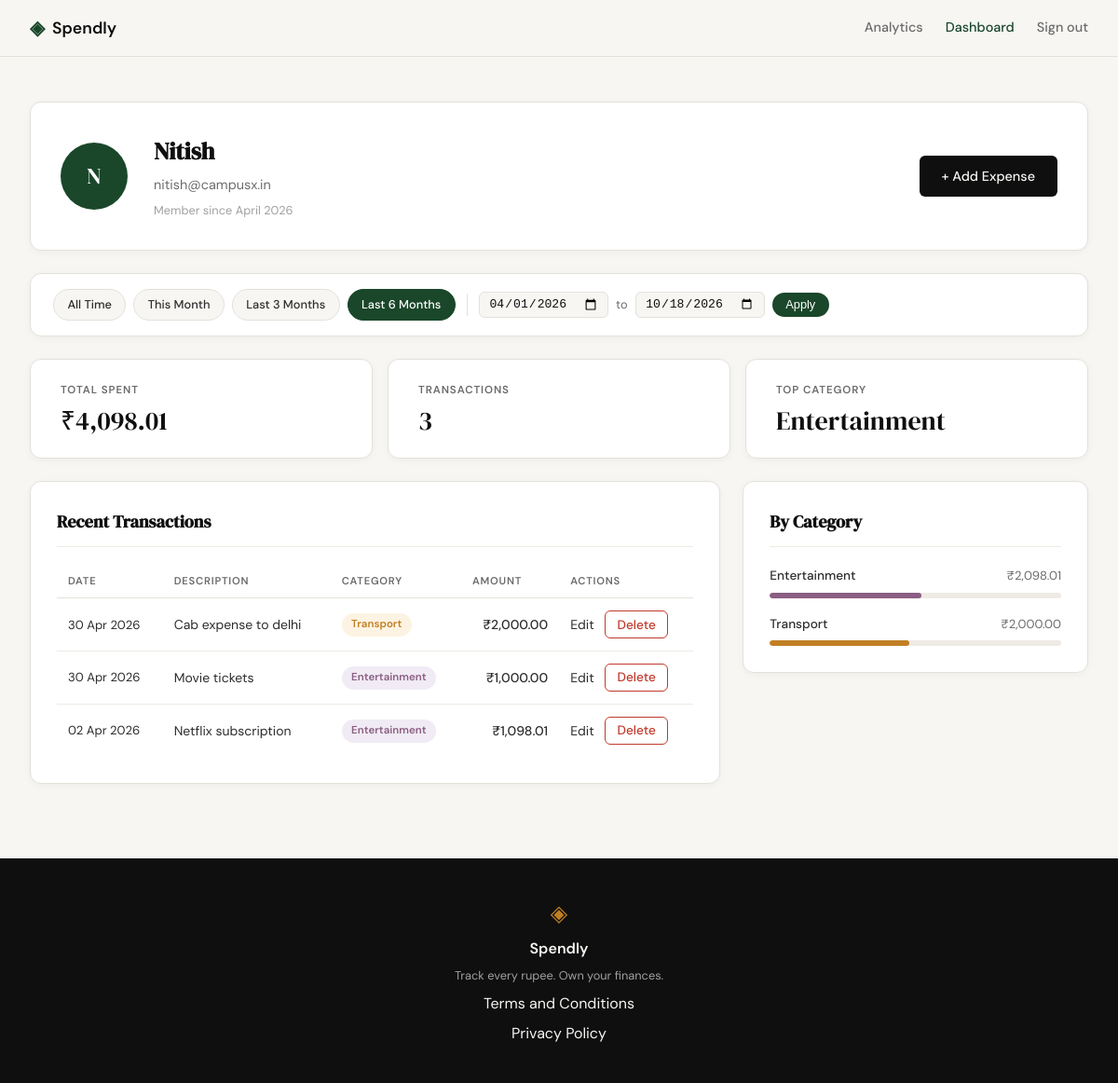
Page /profile?date_from=2026-04-01&date_to=2026-10-18 (signed in) on the committed database.
### tables this page shows
CREATE TABLE users (
            id            INTEGER PRIMARY KEY AUTOINCREMENT,
            name          TEXT    NOT NULL,
            email         TEXT    UNIQUE NOT NULL,
            password_hash TEXT    NOT NULL,
            created_at    TEXT    DEFAULT (datetime('now'))
        );

CREATE TABLE expenses (
            id          INTEGER PRIMARY KEY AUTOINCREMENT,
            user_id     INTEGER NOT NULL REFERENCES users(id),
            amount      REAL    NOT NULL,
            category    TEXT    NOT NULL,
            date        TEXT    NOT NULL,
            description TEXT,
            created_at  TEXT    DEFAULT (datetime('now'))
        );

### app.py (the view)
@app.route("/profile")
def profile():
    if not session.get("user_id"):
        return redirect(url_for("login"))
    uid = session["user_id"]
    today = date.today()
    date_from = _parse_date(request.args.get("date_from"))
    date_to = _parse_date(request.args.get("date_to"))
    if date_from and date_to and date_from > date_to:
        flash("Start date must be before end date.", "error")
        date_from = date_to = None
    today_str = today.isoformat()
    this_month_from = today.replace(day=1).isoformat()
    this_month_to = today.replace(
        day=calendar.monthrange(today.year, today.month)[1]
    ).isoformat()
    presets = {
        "this_month": {"date_from": this_month_from, "date_to": this_month_to},
        "last_3": {"date_from": _months_ago(today, 3), "date_to": today_str},
        "last_6": {"date_from": _months_ago(today, 6), "date_to": today_str},
    }
    return render_template(
        "profile.html",
        user=get_user_by_id(uid),
        stats=get_summary_stats(uid, date_from, date_to),
        expenses=get_recent_transactions(uid, date_from=date_from, date_to=date_to),
        categories=get_category_breakdown(uid, date_from, date_to),
        date_from=date_from,
        date_to=date_to,
        presets=presets,
    )

### app.py (called while the page is built)
def _parse_date(val):
    try:
        datetime.strptime(val, "%Y-%m-%d")
        return val
    except (ValueError, TypeError):
        return None

def _months_ago(today, n):
    m, y = today.month - n, today.year
    while m <= 0:
        m += 12
        y -= 1
    return date(y, m, 1).isoformat()

### database/db.py (called while the page is built)
def get_db():
    conn = sqlite3.connect(DB_PATH)
    conn.row_factory = sqlite3.Row
    conn.execute("PRAGMA foreign_keys = ON")
    return conn

### database/queries.py (called while the page is built)
def _build_date_filter(date_from, date_to):
    if date_from and date_to:
        return "AND date BETWEEN ? AND ?", [date_from, date_to]
    return "", []

def get_user_by_id(user_id):
    conn = get_db()
    row = conn.execute(
        "SELECT id, name, email, created_at FROM users WHERE id = ?",
        (user_id,),
    ).fetchone()
    conn.close()
    if row is None:
        return None
    name = row["name"]
    initials = "".join(w[0].upper() for w in name.split() if w)
    member_since = datetime.strptime(row["created_at"], "%Y-%m-%d %H:%M:%S").strftime(
        "%B %Y"
    )
    return {
        "name": name,
        "email": row["email"],
        "initials": initials,
        "member_since": member_since,
    }

def get_recent_transactions(user_id, limit=10, date_from=None, date_to=None):
    date_clause, date_params = _build_date_filter(date_from, date_to)
    params = [user_id] + date_params + [limit]
    conn = get_db()
    rows = conn.execute(
        "SELECT id, date, description, category, amount "
        "FROM expenses "
        "WHERE user_id = ? " + date_clause + " ORDER BY date DESC, id DESC "
        "LIMIT ?",
        params,
    ).fetchall()
    conn.close()
    return [
        {
            "id": row["id"],
            "date": datetime.strptime(row["date"], "%Y-%m-%d").strftime("%d %b %Y"),
            "description": row["description"],
            "category": row["category"],
            "amount": "{:,.2f}".format(row["amount"]),
        }
        for row in rows
    ]

### templates/profile.html (shortened to what this page needs)
{% extends "base.html" %}
{% block head %}
<link rel="stylesheet" href="{{ url_for('static', filename='css/profile.css') }}">
{% endblock %}
{% block content %}
<div class="profile-page">
    <div class="profile-inner">
        <div class="profile-header-card">
            <div class="profile-avatar">{{ user.initials }}</div>
            <div class="profile-info">
                <h1 class="profile-name">{{ user.name }}</h1>
                <p class="profile-email">{{ user.email }}</p>
                <p class="profile-since">Member since {{ user.member_since }}</p>
            </div>
            <a href="{{ url_for('add_expense') }}" class="btn-primary profile-add-btn">+ Add Expense</a>
        </div>
        <div class="filter-bar">
            <div class="filter-presets">
                <a href="{{ url_for('profile') }}"
                   class="filter-preset-btn{% if not date_from and not date_to %} filter-preset-btn--active{% endif %}">
                    All Time
                </a>
                <a href="{{ url_for('profile', date_from=presets.this_month.date_from, date_to=presets.this_month.date_to) }}"
                   class="filter-preset-btn{% if date_from == presets.this_month.date_from and date_to == presets.this_month.date_to %} filter-preset-btn--active{% endif %}">
                    This Month
                </a>
                <a href="{{ url_for('profile', date_from=presets.last_3.date_from, date_to=presets.last_3.date_to) }}"
                   class="filter-preset-btn{% if date_from == presets.last_3.date_from and date_to == presets.last_3.date_to %} filter-preset-btn--active{% endif %}">
                    Last 3 Months
                </a>
                <a href="{{ url_for('profile', date_from=presets.last_6.date_from, date_to=presets.last_6.date_to) }}"
                   class="filter-preset-btn{% if date_from == presets.last_6.date_from and date_to == presets.last_6.date_to %} filter-preset-btn--active{% endif %}">
                    Last 6 Months
                </a>
            </div>
            <form class="filter-form" method="GET" action="{{ url_for('profile') }}">
                <input type="date" name="date_from" class="filter-date-input"
                       value="{{ date_from or '' }}">
                <span class="filter-to-label">to</span>
                <input type="date" name="date_to" class="filter-date-input"
                       value="{{ date_to or '' }}">
                <button type="submit" class="filter-apply-btn">Apply</button>
            </form>
        </div>
        <div class="profile-stats">
            <div class="stat-card">
                <span class="stat-label">Total Spent</span>
                <span class="stat-value">₹{{ stats.total }}</span>
            </div>
            <div class="stat-card">
                <span class="stat-label">Transactions</span>
                <span class="stat-value">{{ stats.count }}</span>
            </div>
            <div class="stat-card">
                <span class="stat-label">Top Category</span>
                <span class="stat-value">{{ stats.top_category }}</span>
            </div>
        </div>
        <div class="profile-grid">
            <div class="profile-section">
                <div class="section-title-row">
                    <h2 class="section-title">Recent Transactions</h2>
                </div>
                <div class="tx-table-wrapper">
                    <table class="tx-table">
                        <thead>
                            <tr>
                                <th>Date</th>
                                <th>Description</th>
                                <th>Category</th>
                                <th class="tx-amount-col">Amount</th>
                                <th>Actions</th>
                            </tr>
                        </thead>
                        <tbody>
                            {% for tx in expenses %}
                            <tr>
                                <td class="tx-date">{{ tx.date }}</td>
                                <td class="tx-desc">{{ tx.description }}</td>
                                <td>
                                    <span class="cat-badge cat-badge--{{ tx.category | lower }}">
                                        {{ tx.category }}
                                    </span>
                                </td>
                                <td class="tx-amount">₹{{ tx.amount }}</td>
                                <td class="tx-actions">
                                    <a href="{{ url_for('edit_expense', id=tx.id) }}" class="tx-edit-link">Edit</a>
                                    <form method="POST" action="{{ url_for('delete_expense', id=tx.id) }}"
                                          style="display:inline"
                                          onsubmit="return confirm('Delete this expense?')">
                                        <button type="submit" class="btn-delete">Delete</button>
                                    </form>
                                </td>
                            </tr>
                            {% endfor %}
                        </tbody>
                    </table>
                </div>
            </div>
            <div class="profile-section">
                <h2 class="section-title">By Category</h2>
                <div class="category-list">
                    {% for cat in categories %}
                    <div class="cat-row">
                        <div class="cat-row-header">
                            <span class="cat-row-name">{{ cat.name }}</span>
                            <span class="cat-row-amount">₹{{ cat.amount }}</span>
                        </div>
                        <div class="cat-bar-track">
                            <div class="cat-bar cat-bar--{{ cat.name | lower }}"
                                 style="width: {{ cat.percent }}%"></div>
                        </div>
                    </div>
                    {% endfor %}
                </div>
            </div>
        </div>
    </div>
</div>
{% endblock %}

### static/css/style.css (style rules this page uses)
:root { --ink: #0f0f0f; --ink-soft: #2d2d2d; --ink-muted: #6b6b6b; --ink-faint: #a0a0a0; --paper: #f7f6f3; --paper-warm: #f0ede6; --paper-card: #ffffff; --accent: #1a472a; --accent-light: #e8f0eb; --accent-2: #c17f24; --accent-2-light: #fdf3e3; --danger: #c0392b; --danger-light: #fdecea; --border: #e4e1da; --border-soft: #eeebe4; --font-display: 'DM Serif Display', Georgia, serif; --font-body: 'DM Sans', system-ui, sans-serif; --max-width: 1200px; --auth-width: 440px; --radius-sm: 6px; --radius-md: 12px; --radius-lg: 20px; }
*, *::before, *::after { box-sizing: border-box; margin: 0; padding: 0; }
html { font-size: 16px; scroll-behavior: smooth; }
body { background: var(--paper); color: var(--ink); font-family: var(--font-body); font-size: 1rem; line-height: 1.6; -webkit-font-smoothing: antialiased; }
a { color: inherit; text-decoration: none; }
.btn-primary { display: inline-block; background: var(--ink); color: var(--paper); padding: 0.65rem 1.5rem; border-radius: var(--radius-sm); font-family: var(--font-body); font-size: 0.9rem; font-weight: 500; cursor: pointer; border: none; transition: background 0.2s; text-decoration: none; }
.btn-delete { display: inline-block; background: transparent; color: var(--danger); border: 1px solid var(--danger); padding: 0.35rem 0.75rem; border-radius: var(--radius-sm); font-family: var(--font-body); font-size: 0.85rem; font-weight: 500; cursor: pointer; margin-left: 0.5rem; transition: background 0.2s; }

### rows in the picture
users: name "Nitish", email "nitish@campusx.in"
expenses: date "30 Apr 2026", description "Cab expense to delhi", category "Transport", amount "2,000.00", name "Transport", {{ cat.percent }} 48 (drawn)
expenses: date "30 Apr 2026", description "Movie tickets", category "Entertainment", amount "1,000.00"
expenses: date "02 Apr 2026", description "Netflix subscription", category "Entertainment", amount "1,098.01"

### other values in the picture
{{ user.initials }} "N"
{{ user.member_since }} "April 2026"
{{ stats.total }} "4,098.01"
{{ stats.count }} "3"
{{ stats.top_category }} "Entertainment"
{{ cat.name }} "Entertainment"
{{ cat.amount }} "2,098.01"
